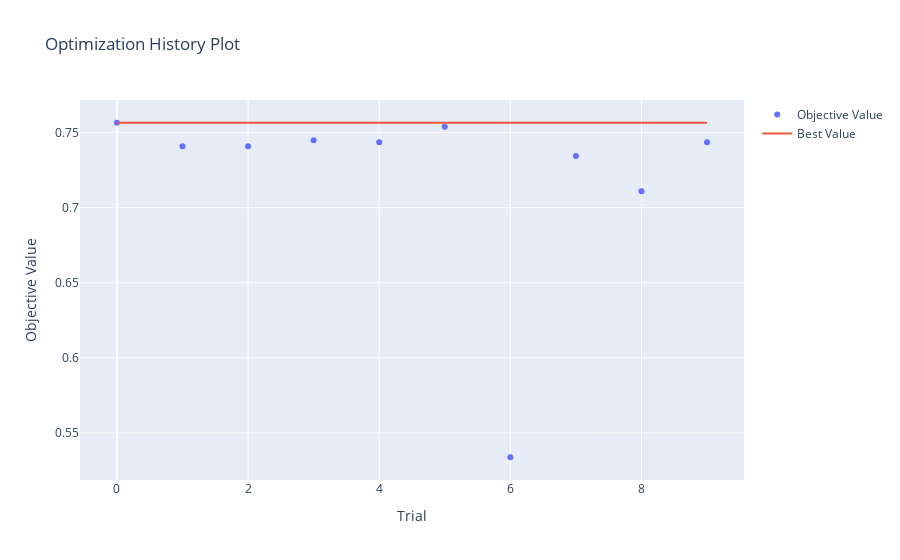

The notebook cell this image was saved under:
### Code cell
plot_optimization_history(study).show()

### Figure 1 — Plotly figure (JSON) as saved in the notebook; plotly's stock layout.template omitted (floating-point values rounded to 4 significant figures)
{"data": [{"mode": "markers", "name": "Objective Value", "type": "scatter", "x": [0, 1, 2, 3, 4, 5, 6, 7, 8, 9], "y": [0.7565, 0.7409, 0.7409, 0.7448, 0.7435, 0.7539, 0.5339, 0.7344, 0.7109, 0.7435]}, {"mode": "lines", "name": "Best Value", "type": "scatter", "x": [0, 1, 2, 3, 4, 5, 6, 7, 8, 9], "y": [0.7565, 0.7565, 0.7565, 0.7565, 0.7565, 0.7565, 0.7565, 0.7565, 0.7565, 0.7565]}, {"marker": {"color": "#cccccc"}, "mode": "markers", "name": "Infeasible Trial", "showlegend": false, "type": "scatter", "x": [], "y": []}], "layout": {"title": {"text": "Optimization History Plot"}, "xaxis": {"title": {"text": "Trial"}}, "yaxis": {"title": {"text": "Objective Value"}}}}
